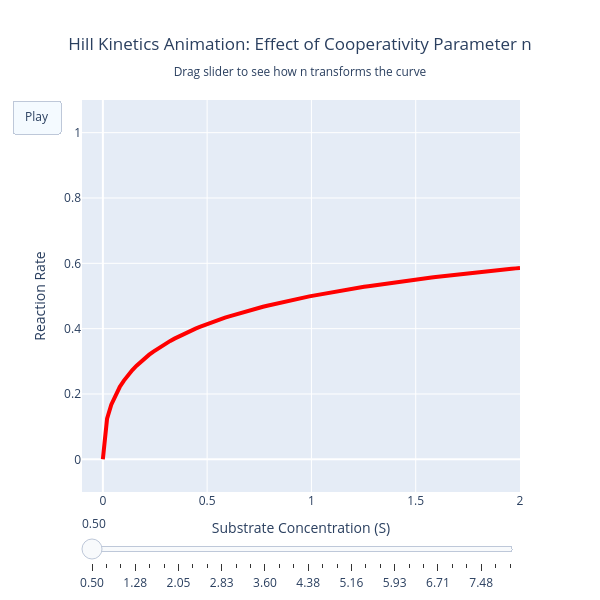

Source (notebook cell):
### Code cell
S_values = np.linspace(0, 2, 100)  # substrate range

frames = []

n_animation = np.linspace(0.5, 8, 30)

for n_val in n_animation:
    rate_curve = menten_hill_kinetics(S_values, k_max, K_m, n_val)

    frames.append(go.Frame(
        data=[go.Scatter(
            x=S_values, 
            y=rate_curve,
            mode='lines',
            line=dict(color='red', width=4),
            name=f'n = {n_val:.2f}'
        )],
        name=f"n={n_val:.2f}"
    ))


# Create the animation figure
fig_animation = go.Figure(
    data=[go.Scatter(
        x=S_values, 
        y=menten_hill_kinetics(S_values, k_max, K_m, n_animation[0]),
        mode='lines',
        line=dict(color='red', width=4),
        name='Rate'
    )],
    layout=go.Layout(
        title=dict(
            text="Hill Kinetics Animation: Effect of Cooperativity Parameter n<br><sub>Drag slider to see how n transforms the curve</sub>",
            x=0.5
        ),
        xaxis=dict(title="Substrate Concentration (S)", range=[-0.1, S_values[-1]]),
        yaxis=dict(title="Reaction Rate", range=[-0.1, 1.1]),
        width=600,    # Figure width in pixels
        height=600,
        updatemenus=[dict(
            type="buttons",
            buttons=[dict(label="Play",
                         method="animate",
                         args=[None, {"frame": {"duration": 100, "redraw": True},
                                     "fromcurrent": True}])]
        )],
        sliders=[dict(
            steps=[dict(method="animate",
                       args=[[f"n={n_val:.2f}"],
                             {"mode": "immediate",
                              "frame": {"duration": 100, "redraw": True},
                              "transition": {"duration": 0}}],
                       label=f"{n_val:.2f}") for n_val in n_animation]
        )]

    ),
    frames=frames
)

fig_animation.show()

### Figure 1 — Plotly figure (JSON) as saved in the notebook; plotly's stock layout.template omitted (floating-point values rounded to 4 significant figures)
{"data": [{"line": {"color": "red", "width": 4}, "mode": "lines", "name": "Rate", "type": "scatter", "x": [0.0, 0.0202, 0.0404, 0.06061, 0.08081, 0.101, 0.1212, 0.1414, 0.1616, 0.1818, 0.202, 0.2222, 0.2424, 0.2626, 0.2828, 0.303, 0.3232, 0.3434, 0.3636, 0.3838, 0.404, 0.4242, 0.4444, 0.4646, 0.4848, 0.5051, 0.5253, 0.5455, 0.5657, 0.5859, 0.6061, 0.6263, 0.6465, 0.6667, 0.6869, 0.7071, 0.7273, 0.7475, 0.7677, 0.7879, 0.8081, 0.8283, 0.8485, 0.8687, 0.8889, 0.9091, 0.9293, 0.9495, 0.9697, 0.9899, 1.01, 1.03, 1.051, 1.071, 1.091, 1.111, 1.131, 1.152, 1.172, 1.192, 1.212, 1.232, 1.253, 1.273, 1.293, 1.313, 1.333, 1.354, 1.374, 1.394, 1.414, 1.434, 1.455, 1.475, 1.495, 1.515, 1.535, 1.556, 1.576, 1.596, 1.616, 1.636, 1.657, 1.677, 1.697, 1.717, 1.737, 1.758, 1.778, 1.798, 1.818, 1.838, 1.859, 1.879, 1.899, 1.919, 1.939, 1.96, 1.98, 2.0], "y": [0.0, 0.1244, 0.1674, 0.1975, 0.2213, 0.2412, 0.2582, 0.2733, 0.2867, 0.2989, 0.3101, 0.3204, 0.3299, 0.3388, 0.3472, 0.355, 0.3625, 0.3695, 0.3762, 0.3825, 0.3886, 0.3944, 0.4, 0.4053, 0.4105, 0.4154, 0.4202, 0.4248, 0.4293, 0.4336, 0.4377, 0.4418, 0.4457, 0.4495, 0.4532, 0.4568, 0.4603, 0.4637, 0.467, 0.4702, 0.4734, 0.4765, 0.4795, 0.4824, 0.4853, 0.4881, 0.4908, 0.4935, 0.4962, 0.4987, 0.5013, 0.5037, 0.5062, 0.5085, 0.5109, 0.5132, 0.5154, 0.5176, 0.5198, 0.5219, 0.524, 0.5261, 0.5281, 0.5301, 0.5321, 0.534, 0.5359, 0.5378, 0.5396, 0.5414, 0.5432, 0.545, 0.5467, 0.5484, 0.5501, 0.5518, 0.5534, 0.555, 0.5566, 0.5582, 0.5597, 0.5613, 0.5628, 0.5643, 0.5657, 0.5672, 0.5686, 0.57, 0.5714, 0.5728, 0.5742, 0.5755, 0.5769, 0.5782, 0.5795, 0.5808, 0.582, 0.5833, 0.5846, 0.5858]}], "layout": {"height": 600, "sliders": [{"steps": [{"args": [["n=0.50"], {"frame": {"duration": 100, "redraw": true}, "mode": "immediate", "transition": {"duration": 0}}], "label": "0.50", "method": "animate"}, {"args": [["n=0.76"], {"frame": {"duration": 100, "redraw": true}, "mode": "immediate", "transition": {"duration": 0}}], "label": "0.76", "method": "animate"}, {"args": [["n=1.02"], {"frame": {"duration": 100, "redraw": true}, "mode": "immediate", "transition": {"duration": 0}}], "label": "1.02", "method": "animate"}, {"args": [["n=1.28"], {"frame": {"duration": 100, "redraw": true}, "mode": "immediate", "transition": {"duration": 0}}], "label": "1.28", "method": "animate"}, {"args": [["n=1.53"], {"frame": {"duration": 100, "redraw": true}, "mode": "immediate", "transition": {"duration": 0}}], "label": "1.53", "method": "animate"}, {"args": [["n=1.79"], {"frame": {"duration": 100, "redraw": true}, "mode": "immediate", "transition": {"duration": 0}}], "label": "1.79", "method": "animate"}, {"args": [["n=2.05"], {"frame": {"duration": 100, "redraw": true}, "mode": "immediate", "transition": {"duration": 0}}], "label": "2.05", "method": "animate"}, {"args": [["n=2.31"], {"frame": {"duration": 100, "redraw": true}, "mode": "immediate", "transition": {"duration": 0}}], "label": "2.31", "method": "animate"}, {"args": [["n=2.57"], {"frame": {"duration": 100, "redraw": true}, "mode": "immediate", "transition": {"duration": 0}}], "label": "2.57", "method": "animate"}, {"args": [["n=2.83"], {"frame": {"duration": 100, "redraw": true}, "mode": "immediate", "transition": {"duration": 0}}], "label": "2.83", "method": "animate"}, {"args": [["n=3.09"], {"frame": {"duration": 100, "redraw": true}, "mode": "immediate", "transition": {"duration": 0}}], "label": "3.09", "method": "animate"}, {"args": [["n=3.34"], {"frame": {"duration": 100, "redraw": true}, "mode": "immediate", "transition": {"duration": 0}}], "label": "3.34", "method": "animate"}, {"args": [["n=3.60"], {"frame": {"duration": 100, "redraw": true}, "mode": "immediate", "transition": {"duration": 0}}], "label": "3.60", "method": "animate"}, {"args": [["n=3.86"], {"frame": {"duration": 100, "redraw": true}, "mode": "immediate", "transition": {"duration": 0}}], "label": "3.86", "method": "animate"}, {"args": [["n=4.12"], {"frame": {"duration": 100, "redraw": true}, "mode": "immediate", "transition": {"duration": 0}}], "label": "4.12", "method": "animate"}, {"args": [["n=4.38"], {"frame": {"duration": 100, "redraw": true}, "mode": "immediate", "transition": {"duration": 0}}], "label": "4.38", "method": "animate"}, {"args": [["n=4.64"], {"frame": {"duration": 100, "redraw": true}, "mode": "immediate", "transition": {"duration": 0}}], "label": "4.64", "method": "animate"}, {"args": [["n=4.90"], {"frame": {"duration": 100, "redraw": true}, "mode": "immediate", "transition": {"duration": 0}}], "label": "4.90", "method": "animate"}, {"args": [["n=5.16"], {"frame": {"duration": 100, "redraw": true}, "mode": "immediate", "transition": {"duration": 0}}], "label": "5.16", "method": "animate"}, {"args": [["n=5.41"], {"frame": {"duration": 100, "redraw": true}, "mode": "immediate", "transition": {"duration": 0}}], "label": "5.41", "method": "animate"}, {"args": [["n=5.67"], {"frame": {"duration": 100, "redraw": true}, "mode": "immediate", "transition": {"duration": 0}}], "label": "5.67", "method": "animate"}, {"args": [["n=5.93"], {"frame": {"duration": 100, "redraw": true}, "mode": "immediate", "transition": {"duration": 0}}], "label": "5.93", "method": "animate"}, {"args": [["n=6.19"], {"frame": {"duration": 100, "redraw": true}, "mode": "immediate", "transition": {"duration": 0}}], "label": "6.19", "method": "animate"}, {"args": [["n=6.45"], {"frame": {"duration": 100, "redraw": true}, "mode": "immediate", "transition": {"duration": 0}}], "label": "6.45", "method": "animate"}, {"args": [["n=6.71"], {"frame": {"duration": 100, "redraw": true}, "mode": "immediate", "transition": {"duration": 0}}], "label": "6.71", "method": "animate"}, {"args": [["n=6.97"], {"frame": {"duration": 100, "redraw": true}, "mode": "immediate", "transition": {"duration": 0}}], "label": "6.97", "method": "animate"}, {"args": [["n=7.22"], {"frame": {"duration": 100, "redraw": true}, "mode": "immediate", "transition": {"duration": 0}}], "label": "7.22", "method": "animate"}, {"args": [["n=7.48"], {"frame": {"duration": 100, "redraw": true}, "mode": "immediate", "transition": {"duration": 0}}], "label": "7.48", "method": "animate"}, {"args": [["n=7.74"], {"frame": {"duration": 100, "redraw": true}, "mode": "immediate", "transition": {"duration": 0}}], "label": "7.74", "method": "animate"}, {"args": [["n=8.00"], {"frame": {"duration": 100, "redraw": true}, "mode": "immediate", "transition": {"duration": 0}}], "label": "8.00", "method": "animate"}]}], "title": {"text": "Hill Kinetics Animation: Effect of Cooperativity Parameter n<br><sub>Drag slider to see how n transforms the curve</sub>", "x": 0.5}, "updatemenus": [{"buttons": [{"args": [null, {"frame": {"duration": 100, "redraw": true}, "fromcurrent": true}], "label": "Play", "method": "animate"}], "type": "buttons"}], "width": 600, "xaxis": {"range": [-0.1, 2], "title": {"text": "Substrate Concentration (S)"}}, "yaxis": {"range": [-0.1, 1.1], "title": {"text": "Reaction Rate"}}}}
